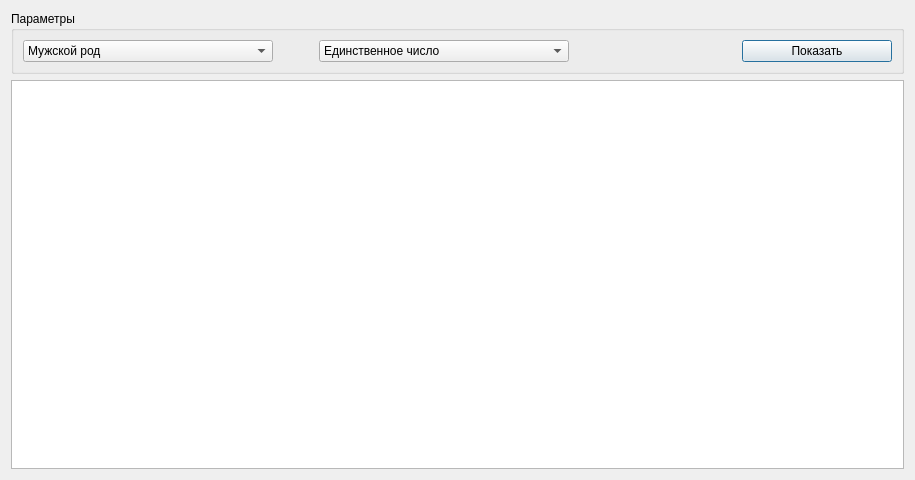
<?xml version="1.0" encoding="UTF-8"?>
<ui version="4.0">
 <class>TotallyEditorDialog</class>
 <widget class="QDialog" name="TotallyEditorDialog">
  <property name="geometry">
   <rect>
    <x>0</x>
    <y>0</y>
    <width>915</width>
    <height>480</height>
   </rect>
  </property>
  <property name="windowTitle">
   <string>Ручное редактирование ключевых слов правил</string>
  </property>
  <layout class="QGridLayout" name="gridLayout">
   <item row="1" column="0">
    <widget class="QListWidget" name="listWidget"/>
   </item>
   <item row="0" column="0">
    <widget class="QGroupBox" name="groupBox">
     <property name="title">
      <string>Параметры</string>
     </property>
     <layout class="QGridLayout" name="gridLayout_2">
      <item row="0" column="0">
       <widget class="QComboBox" name="comboBox">
        <property name="minimumSize">
         <size>
          <width>250</width>
          <height>0</height>
         </size>
        </property>
        <item>
         <property name="text">
          <string>Мужской род</string>
         </property>
        </item>
        <item>
         <property name="text">
          <string>Женский род</string>
         </property>
        </item>
       </widget>
      </item>
      <item row="0" column="1">
       <spacer name="horizontalSpacer">
        <property name="orientation">
         <enum>Qt::Horizontal</enum>
        </property>
        <property name="sizeType">
         <enum>QSizePolicy::Fixed</enum>
        </property>
        <property name="sizeHint" stdset="0">
         <size>
          <width>40</width>
          <height>20</height>
         </size>
        </property>
       </spacer>
      </item>
      <item row="0" column="2">
       <widget class="QComboBox" name="comboBox_2">
        <property name="minimumSize">
         <size>
          <width>250</width>
          <height>0</height>
         </size>
        </property>
        <item>
         <property name="text">
          <string>Единственное число</string>
         </property>
        </item>
        <item>
         <property name="text">
          <string>Множественное число</string>
         </property>
        </item>
       </widget>
      </item>
      <item row="0" column="3">
       <spacer name="horizontalSpacer_2">
        <property name="orientation">
         <enum>Qt::Horizontal</enum>
        </property>
        <property name="sizeHint" stdset="0">
         <size>
          <width>153</width>
          <height>20</height>
         </size>
        </property>
       </spacer>
      </item>
      <item row="0" column="4">
       <widget class="QPushButton" name="pushButton">
        <property name="minimumSize">
         <size>
          <width>150</width>
          <height>0</height>
         </size>
        </property>
        <property name="text">
         <string>Показать</string>
        </property>
       </widget>
      </item>
     </layout>
    </widget>
   </item>
  </layout>
 </widget>
 <resources/>
 <connections/>
</ui>
